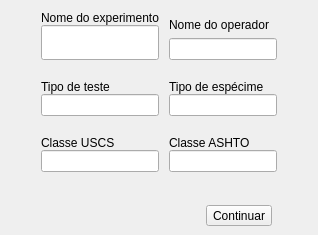
              <widget class="QWidget" name="phase1_page">
               <layout class="QVBoxLayout" name="verticalLayout_4" stretch="12,2,1">
                <property name="bottomMargin">
                 <number>9</number>
                </property>
                <item>
                 <layout class="QGridLayout" name="phase1_gridLayout">
                  <property name="leftMargin">
                   <number>30</number>
                  </property>
                  <property name="rightMargin">
                   <number>30</number>
                  </property>
                  <property name="horizontalSpacing">
                   <number>10</number>
                  </property>
                  <property name="verticalSpacing">
                   <number>20</number>
                  </property>
                  <item row="0" column="1">
                   <layout class="QVBoxLayout" name="operator_layout">
                    <item>
                     <widget class="QLabel" name="operator_label">
                      <property name="text">
                       <string>Nome do operador</string>
                      </property>
                     </widget>
                    </item>
                    <item>
                     <widget class="QLineEdit" name="operator_lineEdit"/>
                    </item>
                   </layout>
                  </item>
                  <item row="2" column="0">
                   <layout class="QVBoxLayout" name="uscs_layout">
                    <item>
                     <widget class="QLabel" name="uscs_label">
                      <property name="text">
                       <string>Classe USCS</string>
                      </property>
                     </widget>
                    </item>
                    <item>
                     <widget class="QLineEdit" name="uscs_lineEdit"/>
                    </item>
                   </layout>
                  </item>
                  <item row="0" column="0">
                   <layout class="QVBoxLayout" name="experimentName_layout" stretch="0,0">
                    <property name="spacing">
                     <number>0</number>
                    </property>
                    <item>
                     <widget class="QLabel" name="experimentName_label">
                      <property name="sizePolicy">
                       <sizepolicy hsizetype="Preferred" vsizetype="Preferred">
                        <horstretch>0</horstretch>
                        <verstretch>0</verstretch>
                       </sizepolicy>
                      </property>
                      <property name="styleSheet">
                       <string notr="true"/>
                      </property>
                      <property name="text">
                       <string>Nome do experimento</string>
                      </property>
                      <property name="alignment">
                       <set>Qt::AlignBottom|Qt::AlignLeading|Qt::AlignLeft</set>
                      </property>
                     </widget>
                    </item>
                    <item>
                     <widget class="QLineEdit" name="experimentName_lineEdit">
                      <property name="sizePolicy">
                       <sizepolicy hsizetype="Expanding" vsizetype="Expanding">
                        <horstretch>0</horstretch>
                        <verstretch>0</verstretch>
                       </sizepolicy>
                      </property>
                      <property name="styleSheet">
                       <string notr="true"/>
                      </property>
                     </widget>
                    </item>
                   </layout>
                  </item>
                  <item row="1" column="1">
                   <layout class="QVBoxLayout" name="specimenType_layout">
                    <item>
                     <widget class="QLabel" name="specimenType_label">
                      <property name="text">
                       <string>Tipo de espécime</string>
                      </property>
                     </widget>
                    </item>
                    <item>
                     <widget class="QLineEdit" name="specimenType_lineEdit"/>
                    </item>
                   </layout>
                  </item>
                  <item row="2" column="1">
                   <layout class="QVBoxLayout" name="ashto_layout">
                    <item>
                     <widget class="QLabel" name="ashto_label">
                      <property name="text">
                       <string>Classe ASHTO</string>
                      </property>
                     </widget>
                    </item>
                    <item>
                     <widget class="QLineEdit" name="ashto_lineEdit"/>
                    </item>
                   </layout>
                  </item>
                  <item row="1" column="0">
                   <layout class="QVBoxLayout" name="testType_layout">
                    <item>
                     <widget class="QLabel" name="testType_label">
                      <property name="text">
                       <string>Tipo de teste</string>
                      </property>
                     </widget>
                    </item>
                    <item>
                     <widget class="QLineEdit" name="testType_lineEdit"/>
                    </item>
                   </layout>
                  </item>
                 </layout>
                </item>
                <item>
                 <spacer name="verticalSpacer">
                  <property name="orientation">
                   <enum>Qt::Vertical</enum>
                  </property>
                  <property name="sizeHint" stdset="0">
                   <size>
                    <width>20</width>
                    <height>40</height>
                   </size>
                  </property>
                 </spacer>
                </item>
                <item>
                 <layout class="QHBoxLayout" name="horizontalLayout" stretch="11,0,2">
                  <item>
                   <spacer name="horizontalSpacer_2">
                    <property name="orientation">
                     <enum>Qt::Horizontal</enum>
                    </property>
                    <property name="sizeHint" stdset="0">
                     <size>
                      <width>40</width>
                      <height>20</height>
                     </size>
                    </property>
                   </spacer>
                  </item>
                  <item>
                   <widget class="QToolButton" name="continuePhase1_button">
                    <property name="styleSheet">
                     <string notr="true"/>
                    </property>
                    <property name="text">
                     <string>Continuar</string>
                    </property>
                    <property name="icon">
                     <iconset resource="images/resources.qrc">
                      <normaloff>:/Arrow.png</normaloff>:/Arrow.png</iconset>
                    </property>
                    <property name="iconSize">
                     <size>
                      <width>30</width>
                      <height>30</height>
                     </size>
                    </property>
                    <property name="toolButtonStyle">
                     <enum>Qt::ToolButtonTextBesideIcon</enum>
                    </property>
                   </widget>
                  </item>
                  <item>
                   <spacer name="horizontalSpacer_3">
                    <property name="orientation">
                     <enum>Qt::Horizontal</enum>
                    </property>
                    <property name="sizeHint" stdset="0">
                     <size>
                      <width>40</width>
                      <height>20</height>
                     </size>
                    </property>
                   </spacer>
                  </item>
                 </layout>
                </item>
               </layout>
              </widget>
